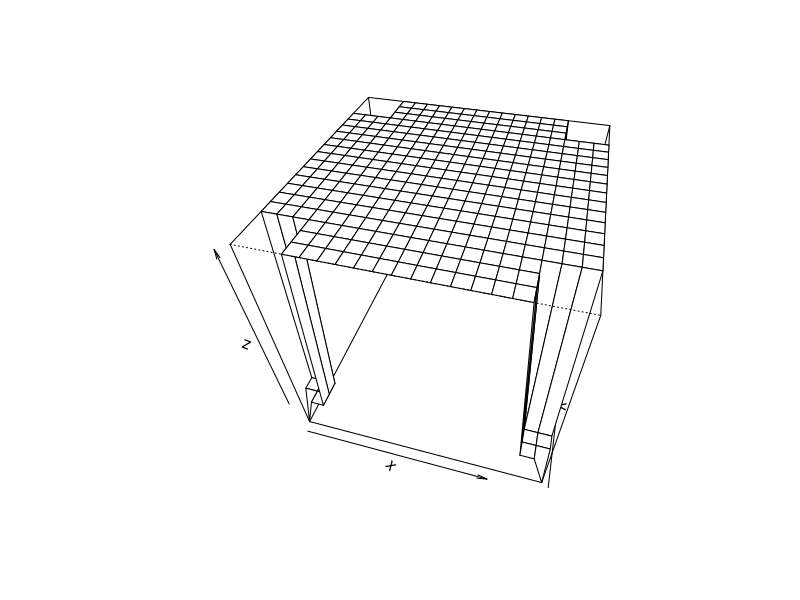

The R source for this figure:
z <- matrix(c(10,
100,
100,
500,
500,
500,
500,
500,
500,
500,
500,
500,
500,
500,
500,
500,
500,
100,
100,
10,
100,
100,
100,
500,
500,
500,
500,
500,
500,
500,
500,
500,
500,
500,
500,
500,
500,
100,
100,
100,
100,
100,
100,
500,
500,
500,
500,
500,
500,
500,
500,
500,
500,
500,
500,
500,
500,
100,
100,
100,
500,
500,
500,
500,
500,
500,
500,
500,
500,
500,
500,
500,
500,
500,
500,
500,
500,
500,
500,
500,
500,
500,
500,
500,
500,
500,
500,
500,
500,
500,
500,
500,
500,
500,
500,
500,
500,
500,
500,
500,
500,
500,
500,
500,
500,
500,
500,
500,
500,
500,
500,
500,
500,
500,
500,
500,
500,
500,
500,
500,
500,
500,
500,
500,
500,
500,
500,
500,
500,
500,
500,
500,
500,
500,
500,
500,
500,
500,
500,
500,
500,
500,
500,
500,
500,
500,
500,
500,
500,
500,
500,
500,
500,
500,
500,
500,
500,
500,
500,
500,
500,
500,
500,
500,
500,
500,
500,
500,
500,
500,
500,
500,
500,
500,
500,
500,
500,
500,
500,
500,
500,
500,
500,
500,
500,
500,
500,
500,
500,
500,
500,
500,
500,
500,
500,
500,
500,
500,
500,
500,
500,
500,
500,
500,
500,
500,
500,
500,
500,
500,
500,
500,
500,
500,
500,
500,
500,
500,
500,
500,
500,
500,
500,
500,
500,
500,
500,
500,
500,
500,
500,
500,
500,
500,
500,
500,
500,
500,
500,
500,
500,
500,
500,
500,
500,
500,
500,
500,
500,
500,
500,
500,
500,
500,
500,
500,
500,
500,
500,
500,
500,
500,
500,
500,
500,
500,
500,
500,
500,
500,
500,
500,
500,
500,
500,
500,
500,
500,
500,
500,
500,
500,
500,
500,
500,
500,
500,
500,
500,
500,
500,
500,
500,
500,
500,
500,
500,
500,
500,
500,
500,
500,
500,
500,
500,
500,
500,
500,
500,
500,
500,
500,
500,
500,
500,
500,
500,
500,
500,
500,
500,
500,
500,
500,
500,
500,
500,
500,
500,
500,
500,
500,
500,
500,
500,
500,
500,
500,
500,
500,
100,
100,
100,
500,
500,
500,
500,
500,
500,
500,
500,
500,
500,
500,
500,
500,
500,
100,
100,
100,
100,
100,
100,
500,
500,
500,
500,
500,
500,
500,
500,
500,
500,
500,
500,
500,
500,
100,
100,
100,
10,
100,
100,
500,
500,
500,
500,
500,
500,
500,
500,
500,
500,
500,
500,
500,
500,
100,
100,
10),nrow=20.0,ncol=20.0, byrow=TRUE,dimnames = NULL)
x <- seq(0,19.0,by=1)
y <- seq(0,19.0,by=1)
persp(x,y,z,theta=15,phi=45)
